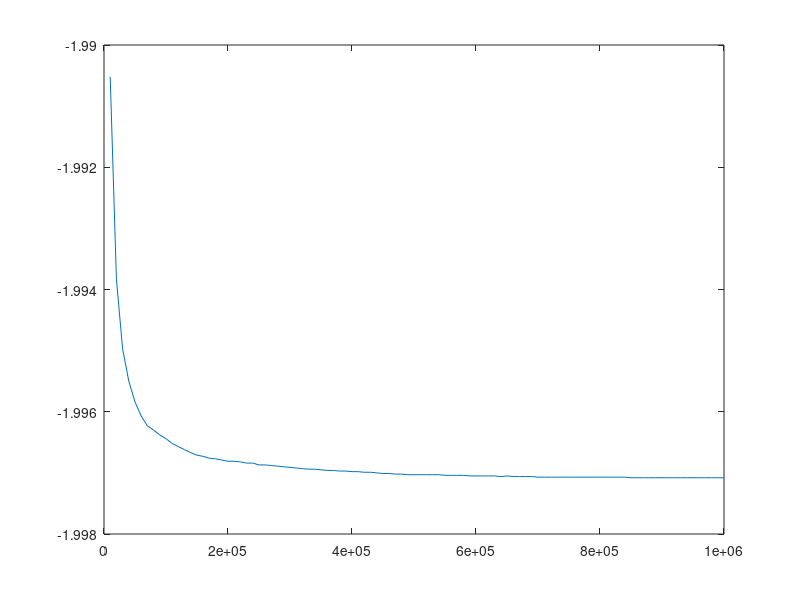

Write the MATLAB code that produced this figure.
mc = [10000, 20000, 30000, 40000, 50000, 60000, 70000, 80000, 90000, 100000, 110000, 120000, 130000, 140000, 150000, 160000, 170000, 180000, 190000, 200000, 210000, 220000, 230000, 240000, 250000, 260000, 270000, 280000, 290000, 300000, 310000, 320000, 330000, 340000, 350000, 360000, 370000, 380000, 390000, 400000, 410000, 420000, 430000, 440000, 450000, 460000, 470000, 480000, 490000, 500000, 510000, 520000, 530000, 540000, 550000, 560000, 570000, 580000, 590000, 600000, 610000, 620000, 630000, 640000, 650000, 660000, 670000, 680000, 690000, 700000, 710000, 720000, 730000, 740000, 750000, 760000, 770000, 780000, 790000, 800000, 810000, 820000, 830000, 840000, 850000, 860000, 870000, 880000, 890000, 900000, 910000, 920000, 930000, 940000, 950000, 960000, 970000, 980000, 990000, 1e+06, ];
M_var = [5.3878, 2.72738, 1.82607, 1.37266, 1.09975, 0.917447, 0.787051, 0.689161, 0.612969, 0.551985, 0.502057, 0.460429, 0.425198, 0.394989, 0.368803, 0.345894, 0.325668, 0.307689, 0.291602, 0.27712, 0.264023, 0.252107, 0.241226, 0.231252, 0.222072, 0.213601, 0.205755, 0.19847, 0.191687, 0.185352, 0.179429, 0.173877, 0.168659, 0.163746, 0.159113, 0.154742, 0.150607, 0.146687, 0.142972, 0.139435, 0.136076, 0.132873, 0.129822, 0.126906, 0.124119, 0.121457, 0.118906, 0.116459, 0.114116, 0.111867, 0.109707, 0.107631, 0.10563, 0.103704, 0.101846, 0.100056, 0.0983289, 0.0966621, 0.0950504, 0.0934943, 0.0919876, 0.0905299, 0.089117, 0.0877493, 0.0864245, 0.0851388, 0.0838914, 0.0826804, 0.0815061, 0.0803642, 0.079256, 0.0781772, 0.0771278, 0.0761082, 0.0751152, 0.0741482, 0.0732055, 0.0722889, 0.0713948, 0.0705219, 0.0696704, 0.0688411, 0.0680311, 0.0672418, 0.0664684, 0.0657132, 0.0649767, 0.0642564, 0.0635532, 0.0628639, 0.0621898, 0.0615314, 0.0608879, 0.0602562, 0.0596397, 0.0590356, 0.0584442, 0.0578651, 0.0572971, 0.0567391, ];
E_var = [0.81232, 0.422723, 0.290245, 0.224004, 0.184086, 0.157307, 0.138244, 0.124287, 0.113229, 0.104497, 0.0970852, 0.09088, 0.0856508, 0.0811319, 0.077285, 0.0740337, 0.0710432, 0.0684338, 0.0661314, 0.0640046, 0.0622141, 0.0604973, 0.0588951, 0.0574532, 0.0560424, 0.0548202, 0.0536534, 0.0526049, 0.0516036, 0.050628, 0.0497452, 0.0489293, 0.0481647, 0.0474185, 0.0466972, 0.046085, 0.0454973, 0.0449195, 0.0444154, 0.0438281, 0.0433513, 0.0428434, 0.0424052, 0.0419202, 0.0414546, 0.0410672, 0.0406689, 0.0402575, 0.0399217, 0.0395923, 0.039296, 0.0390314, 0.0387349, 0.0384383, 0.0381431, 0.0378673, 0.037611, 0.0373867, 0.0371434, 0.0369304, 0.0367048, 0.0364904, 0.0362619, 0.036061, 0.0358754, 0.0356777, 0.0354863, 0.0353, 0.0351397, 0.0349678, 0.0348161, 0.0346562, 0.0345019, 0.0343763, 0.0342395, 0.0341055, 0.033956, 0.0338393, 0.0337152, 0.0335777, 0.0334441, 0.0333394, 0.0332214, 0.0331281, 0.0330003, 0.0328798, 0.0327832, 0.0326792, 0.0325829, 0.0324717, 0.0323606, 0.0322777, 0.0321996, 0.0320973, 0.0320134, 0.0319318, 0.0318548, 0.0317833, 0.0317034, 0.0316095, ];
MeanM = [0.9812, 0.990232, 0.993253, 0.994756, 0.995662, 0.996268, 0.996697, 0.997008, 0.997257, 0.997452, 0.997621, 0.997761, 0.997877, 0.99798, 0.998067, 0.998141, 0.998209, 0.998266, 0.998318, 0.998366, 0.998406, 0.998444, 0.99848, 0.998511, 0.998544, 0.998571, 0.998598, 0.998621, 0.998644, 0.998666, 0.998686, 0.998705, 0.998722, 0.998738, 0.998755, 0.998768, 0.998782, 0.998795, 0.998806, 0.99882, 0.99883, 0.998842, 0.998852, 0.998862, 0.998873, 0.998881, 0.99889, 0.9989, 0.998907, 0.998914, 0.998921, 0.998927, 0.998933, 0.99894, 0.998947, 0.998953, 0.998958, 0.998963, 0.998969, 0.998973, 0.998979, 0.998983, 0.998988, 0.998993, 0.998997, 0.999001, 0.999005, 0.99901, 0.999013, 0.999017, 0.999021, 0.999024, 0.999028, 0.99903, 0.999033, 0.999036, 0.99904, 0.999042, 0.999045, 0.999048, 0.999051, 0.999053, 0.999056, 0.999058, 0.999061, 0.999064, 0.999066, 0.999068, 0.999071, 0.999073, 0.999076, 0.999078, 0.999079, 0.999081, 0.999083, 0.999085, 0.999086, 0.999088, 0.999089, 0.999092, ];
Probability = [0, 0, 0, 0, 0, 0, 0, 0, 0, 0, -800, -800, -800, -800, -800, -800, -800, -800, -800, -800, -800, -792, -800, -800, -800, -800, -800, -800, -800, -800, -800, -800, -800, -800, -800, -792, -792, -800, -800, -800, -800, -800, -800, -800, -800, -800, -800, -800, -800, -800, -800, -800, -800, -800, -800, -800, -800, -792, -800, -800, -800, -800, -800, -800, -800, -800, -800, -800, -800, -792, -792, -800, -792, -800, -800, -800, -800, -800, -800, -800, -800, -800, -800, -800, -800, -800, -800, -800, -800, -800, -800, -800, -800, -792, -800, -800, -800, -800, -800, -800, ];
E_avg = [-1.99052, -1.99383, -1.99497, -1.9955, -1.99584, -1.99607, -1.99623, -1.9963, -1.99638, -1.99644, -1.99652, -1.99657, -1.99662, -1.99667, -1.99671, -1.99673, -1.99676, -1.99677, -1.99679, -1.99681, -1.99681, -1.99682, -1.99684, -1.99684, -1.99687, -1.99687, -1.99688, -1.99689, -1.9969, -1.99691, -1.99692, -1.99693, -1.99694, -1.99694, -1.99695, -1.99696, -1.99696, -1.99697, -1.99697, -1.99698, -1.99698, -1.99699, -1.99699, -1.997, -1.99701, -1.99701, -1.99702, -1.99702, -1.99703, -1.99703, -1.99703, -1.99703, -1.99703, -1.99703, -1.99704, -1.99704, -1.99704, -1.99704, -1.99705, -1.99705, -1.99705, -1.99705, -1.99705, -1.99706, -1.99705, -1.99706, -1.99706, -1.99706, -1.99706, -1.99707, -1.99707, -1.99707, -1.99707, -1.99707, -1.99707, -1.99707, -1.99707, -1.99707, -1.99707, -1.99707, -1.99707, -1.99707, -1.99707, -1.99707, -1.99708, -1.99708, -1.99708, -1.99708, -1.99708, -1.99708, -1.99708, -1.99708, -1.99708, -1.99708, -1.99708, -1.99708, -1.99708, -1.99708, -1.99708, -1.99708, ];
accepted_tot = [0.8071, 0.14575, 0.0933, 0.07235, 0.05916, 0.0479667, 0.0420857, 0.03805, 0.0318667, 0.03002, 0.0260364, 0.0238833, 0.0217538, 0.0197571, 0.01916, 0.0178625, 0.0166235, 0.0171667, 0.0147368, 0.01451, 0.0146571, 0.0134773, 0.0128217, 0.0126917, 0.010872, 0.0112692, 0.010763, 0.0102071, 0.00994483, 0.00920667, 0.00929032, 0.009275, 0.0086, 0.00837059, 0.00802286, 0.00831389, 0.00762162, 0.00746053, 0.00755897, 0.00644, 0.00720488, 0.00657619, 0.00686512, 0.00630455, 0.00593333, 0.00623043, 0.006, 0.00585833, 0.00580816, 0.005672, 0.00566667, 0.00577692, 0.00544151, 0.00533704, 0.00546909, 0.00525, 0.00506667, 0.00508103, 0.00494407, 0.00493, 0.00467869, 0.00468065, 0.00450794, 0.00461875, 0.00455385, 0.00440909, 0.00437313, 0.00412059, 0.00426087, 0.00398714, 0.0042, 0.00394861, 0.00376301, 0.00407703, 0.00394667, 0.00398158, 0.00368831, 0.00384872, 0.00373924, 0.0035175, 0.00359259, 0.00356341, 0.00346024, 0.00341429, 0.00336706, 0.00326744, 0.00332644, 0.00350455, 0.00322022, 0.00323111, 0.00308132, 0.00320652, 0.00317849, 0.00294362, 0.00320316, 0.00312083, 0.00309897, 0.00310816, 0.00294141, 0.002796, ];

plot(mc, E_avg)
